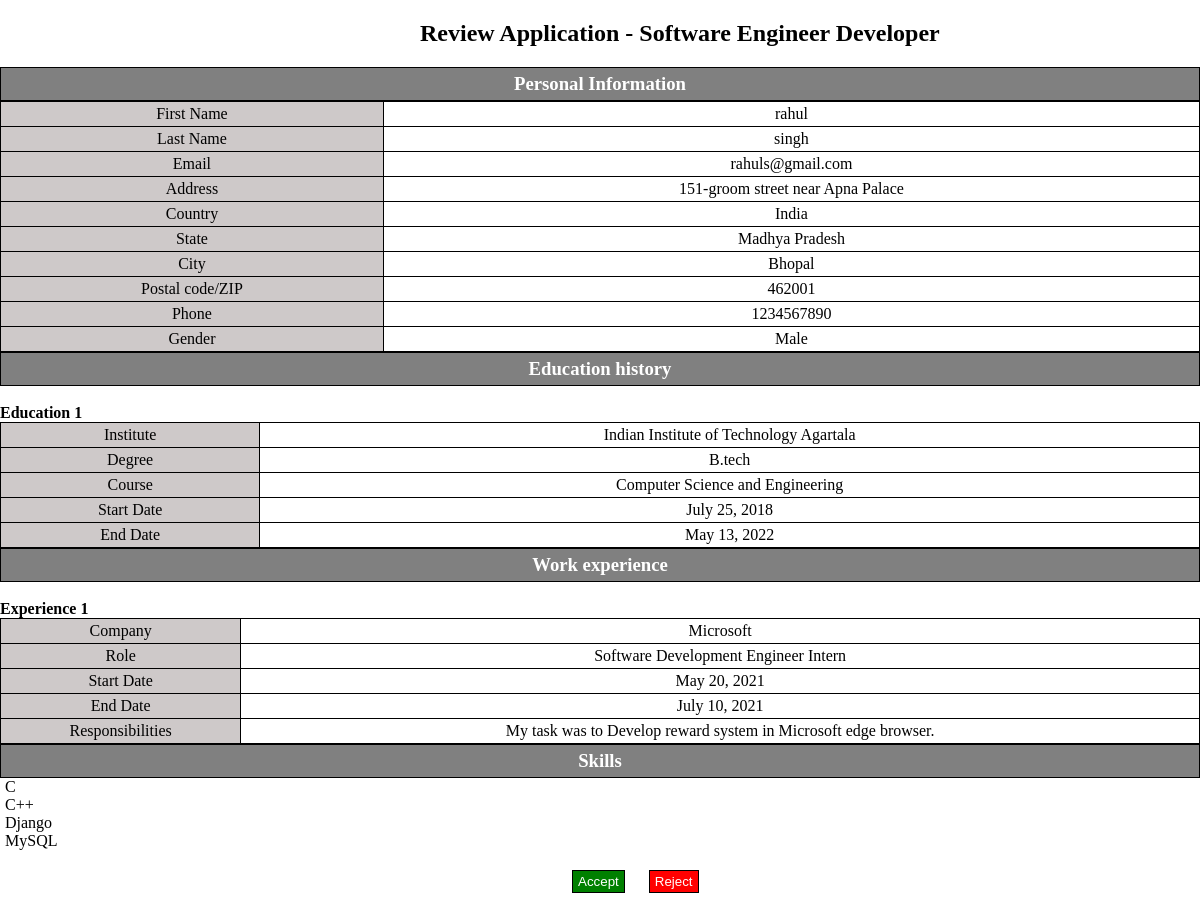
The app's page /description/1 with its own data.
### applications/models.py (models this page shows)
class Candidate(models.Model):
    first_name=models.CharField(max_length=15)
    last_name=models.CharField(max_length=15)
    address=models.TextField()
    country=models.CharField(max_length=30)
    state=models.CharField(max_length=30)
    city=models.CharField(max_length=30)
    postal_code=models.CharField(max_length=10)
    phone=models.IntegerField()
    gender=models.CharField(max_length=20,default=None)
    email=models.EmailField()
    status=models.CharField(max_length=10,default="applied")
    applied_on=models.DateField(default=timezone.now())
    role=models.TextField(default=None)
    resume=models.FileField(upload_to="resume/",null=False,blank=False,default=None)

class Education(models.Model):
    candidate=models.ForeignKey(Candidate,related_name='education',on_delete=models.CASCADE)
    institute=models.TextField()
    degree=models.CharField(max_length=20)
    course=models.TextField()
    start_date=models.DateField()
    end_date=models.DateField()

class Experience(models.Model):
    candidate=models.ForeignKey(Candidate,related_name='experience',on_delete=models.CASCADE)
    company=models.TextField()
    role=models.TextField(default=None)
    start_date=models.DateField()
    end_date=models.DateField()
    responsibilities=models.TextField()

class Skills(models.Model):
    candidate=models.ForeignKey(Candidate,related_name='skills',on_delete=models.CASCADE)
    skill=models.CharField(max_length=30)

### applications/views.py (the view, shortened to what this page needs)
# urls.py: path('description/<int:candidate_id>',views.description,name="description"),
def description(request,candidate_id):
    candidate=Candidate.objects.get(id=candidate_id)
    context={'candidate':candidate}
    return render(request,'applications/description.html',context)

### template/applications/description.html (shortened to what this page needs)
<!DOCTYPE html>
<html lang="en">
<head>
    {% load static %}
    <link rel="stylesheet" href="{% static 'applications/applications.css' %}">
</head>
<body>
    <h2 id="review_application_heading">Review Application - {{candidate.role}}</h2>
    <div>
        <h3 class="description_subheading">Personal Information</h3>
        <table>
            <tr>
                <td class="row_name">First Name</td>
                <td>{{candidate.first_name}}</td>
            </tr>
            <tr>
                <td class="row_name">Last Name</td>
                <td>{{candidate.last_name}}</td>
            </tr>
            <tr>
                <td class="row_name">Email</td>
                <td>{{candidate.email}}</td>
            </tr>
            <tr>
                <td class="row_name">Address</td>
                <td>{{candidate.address}}</td>
            </tr>
            <tr>
                <td class="row_name">Country</td>
                <td>{{candidate.country}}</td>
            </tr>
            <tr>
                <td class="row_name">State</td>
                <td>{{candidate.state}}</td>
            </tr>
            <tr>
                <td class="row_name">City</td>
                <td>{{candidate.city}}</td>
            </tr>
            <tr>
                <td class="row_name">Postal code/ZIP</td>
                <td>{{candidate.postal_code}}</td>
            </tr>
            <tr>
                <td class="row_name">Phone</td>
                <td>{{candidate.phone}}</td>
            </tr>
            <tr>
                <td class="row_name">Gender</td>
                <td>{{candidate.gender}}</td>
            </tr>
        </table>
    </div>
    <div>
        <h3 class="description_subheading">Education history</h3>
        {% for edu in candidate.education.all %}
        <span class="field_count"><h4>Education {{ forloop.counter }}</h4></span>
        <table>
            <tr>
                <td class="row_name">Institute</td>
                <td>{{edu.institute}}</td>
            </tr>
            <tr>
                <td class="row_name">Degree</td>
                <td>{{edu.degree}}</td>
            </tr>
            <tr>
                <td class="row_name">Course</td>
                <td>{{edu.course}}</td>
            </tr>
            <tr>
                <td class="row_name">Start Date</td>
                <td>{{edu.start_date}}</td>
            </tr>
            <tr>
                <td class="row_name">End Date</td>
                <td>{{edu.end_date}}</td>
            </tr>
        </table>
        {% endfor %}
    </div>
    <div>
        <h3 class="description_subheading">Work experience</h3>
        {% for exp in candidate.experience.all %}
        <span class="field_count"><h4>Experience {{ forloop.counter }}</h4></span>
        <table>
            <tr>
                <td class="row_name">Company</td>
                <td>{{exp.company}}</td>
            </tr>
            <tr>
                <td class="row_name">Role</td>
                <td>{{exp.role}}</td>
            </tr>
            <tr>
                <td class="row_name">Start Date</td>
                <td>{{exp.start_date}}</td>
            </tr>
            <tr>
                <td class="row_name">End Date</td>
                <td>{{exp.end_date}}</td>
            </tr>
            <tr>
                <td class="row_name">Responsibilities</td>
                <td>{{exp.responsibilities}}</td>
            </tr>
        </table>
        {% endfor %}
    </div>
    <div>
        <h3 class="description_subheading">Skills</h3>
        {% for skill in candidate.skills.all %}
        <ul>
          <li>{{skill.skill}}</li>
        </ul>
        {% endfor %}
    </div>
    <div class="ac_or_rj">
        <form method="post" action="">
            <input id="description_accepted" type="submit" value="Accept" name="accept">
            <input id="description_rejected" type="submit" value="Reject" name="reject">
        </form>
    </div>
</body>
</html>

### applications/static/applications/applications.css (style rules this page uses)
* { margin: 0; padding: 0; }
table { width: 100%; border-collapse: collapse; }
tr { border: 1px solid black; }
td { text-align: center; padding: 3px; border: 1px solid black; }
#review_application_heading { padding-top:20px; padding-bottom: 20px; margin-left: 35%; }
.description_subheading { border: 1px solid black; background-color: gray; padding: 5px; color: white; text-align: center; }
.row_name { background-color: #cec9c9; }
.field_count { margin-left: 5px; }
li { padding-left: 5px; }
.ac_or_rj { padding: 10px; margin-left: 46%; }
.ac_or_rj input { margin: 10px; background: none; border: none; border: 1px solid black; padding: 3px; padding-left: 5px; padding-right: 5px; }
#description_accepted { background-color: green; color: white; }
#description_rejected { background-color: red; color: white; }
.job_application_form div label,input,select { margin: 4px 0px 4px 10px; }

### records on screen
Candidate: role "Software Engineer Developer", first_name "rahul", last_name "singh", email "rahuls@gmail.com", address "151-groom street near Apna Palace", country "India", state "Madhya Pradesh", city "Bhopal", postal_code "462001", phone "1234567890", gender "Male"
Education: institute "Indian Institute of Technology Agartala", degree "B.tech", course "Computer Science and Engineering", start_date "July 25, 2018", end_date "May 13, 2022"
Experience: company "Microsoft", role "Software Development Engineer Intern", start_date "May 20, 2021", end_date "July 10, 2021", responsibilities "My task was to Develop reward system in Microsoft edge browser."
Skills: skill "C"
Skills: skill "C++"
Skills: skill "Django"
Skills: skill "MySQL"
